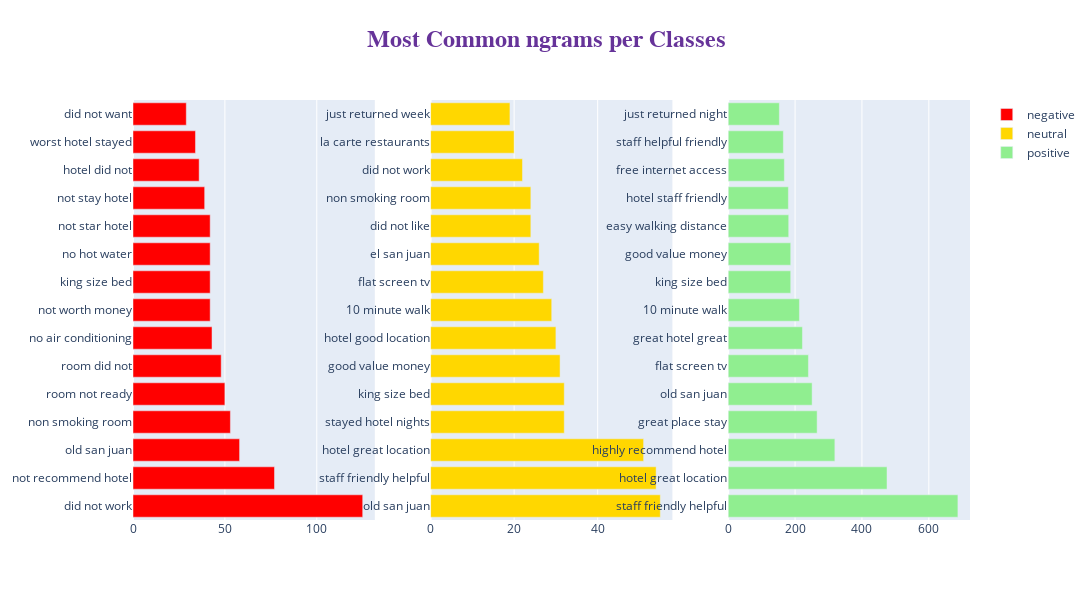

The notebook cell this image was saved under:
### Code cell
fig = make_subplots(rows=1, cols=3)
title_ = ["negative", "neutral", "positive"]
colors = ['red', 'gold', 'lightgreen']  # 
for i in range(3):
    texts = df[df["label"] == i]['Review']

    new = texts.str.split()
    new = new.values.tolist()
    corpus = [word for i in new for word in i]
    counter = Counter(corpus)
    top_n_bigrams = _get_top_ngram(texts, 3)[:15]
    x, y = map(list, zip(*top_n_bigrams))

    fig.add_trace(go.Bar(
                x=y,
                y=x,
                orientation='h', type="bar",
        name=title_[i], marker=dict(color=colors[i])), 1, i+1)
    
fig.update_layout(
    autosize=False,
    width=2000,
    height=600,title=dict(
        text='<b>Most Common ngrams per Classes</b>',
        x=0.5,
        y=0.95,
        font=dict(
        family="Courier New, monospace",
        size=24,
        color="RebeccaPurple"
        )
    ),)


fig.show()

### Figure 1 — Plotly figure (JSON) as saved in the notebook; plotly's stock layout.template omitted (floating-point values rounded to 4 significant figures)
{"data": [{"marker": {"color": "red"}, "name": "negative", "orientation": "h", "x": [125, 77, 58, 53, 50, 48, 43, 42, 42, 42, 42, 39, 36, 34, 29], "y": ["did not work", "not recommend hotel", "old san juan", "non smoking room", "room not ready", "room did not", "no air conditioning", "not worth money", "king size bed", "no hot water", "not star hotel", "not stay hotel", "hotel did not", "worst hotel stayed", "did not want"], "type": "bar", "xaxis": "x", "yaxis": "y"}, {"marker": {"color": "gold"}, "name": "neutral", "orientation": "h", "x": [55, 54, 51, 32, 32, 31, 30, 29, 27, 26, 24, 24, 22, 20, 19], "y": ["old san juan", "staff friendly helpful", "hotel great location", "stayed hotel nights", "king size bed", "good value money", "hotel good location", "10 minute walk", "flat screen tv", "el san juan", "did not like", "non smoking room", "did not work", "la carte restaurants", "just returned week"], "type": "bar", "xaxis": "x2", "yaxis": "y2"}, {"marker": {"color": "lightgreen"}, "name": "positive", "orientation": "h", "x": [687, 475, 319, 266, 251, 240, 222, 213, 187, 187, 181, 180, 168, 165, 153], "y": ["staff friendly helpful", "hotel great location", "highly recommend hotel", "great place stay", "old san juan", "flat screen tv", "great hotel great", "10 minute walk", "king size bed", "good value money", "easy walking distance", "hotel staff friendly", "free internet access", "staff helpful friendly", "just returned night"], "type": "bar", "xaxis": "x3", "yaxis": "y3"}], "layout": {"xaxis": {"anchor": "y", "domain": [0, 0.2889], "type": "linear", "range": [0, 131.6], "autorange": true}, "yaxis": {"anchor": "x", "domain": [0, 1], "type": "category", "range": [-0.5, 14.5], "autorange": true}, "xaxis2": {"anchor": "y2", "domain": [0.3556, 0.6444], "type": "linear", "range": [0, 57.89], "autorange": true}, "yaxis2": {"anchor": "x2", "domain": [0, 1], "type": "category", "range": [-0.5, 14.5], "autorange": true}, "xaxis3": {"anchor": "y3", "domain": [0.7111, 1], "type": "linear", "range": [0, 723.2], "autorange": true}, "yaxis3": {"anchor": "x3", "domain": [0, 1], "type": "category", "range": [-0.5, 14.5], "autorange": true}, "title": {"font": {"family": "Courier New, monospace", "size": 24, "color": "RebeccaPurple"}, "text": "<b>Most Common ngrams per Classes</b>", "x": 0.5, "y": 0.95}, "autosize": false, "width": 2000, "height": 600}}
